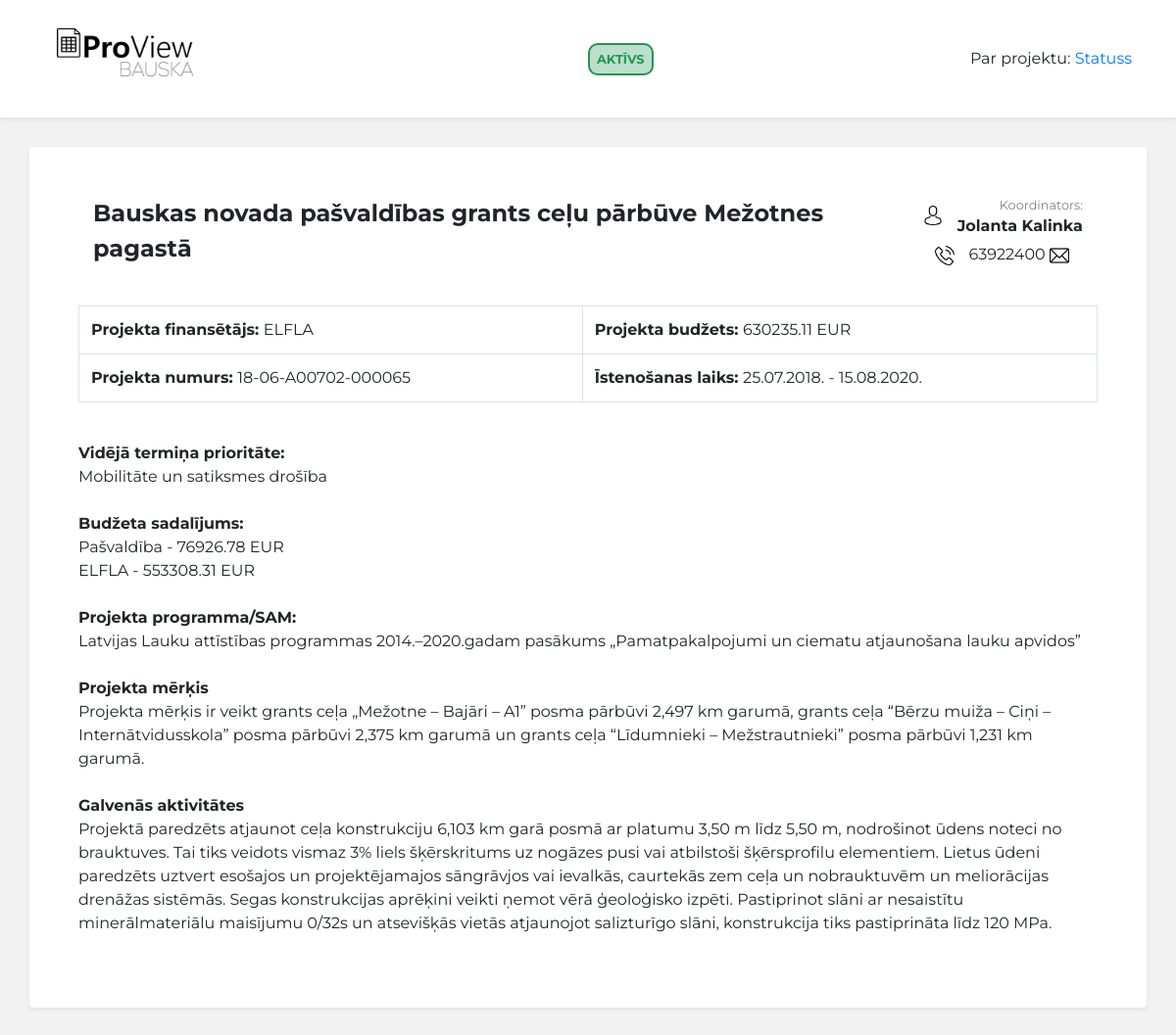
/individualAbout.php?id=1, run on the app's committed database.
### tables this page shows
CREATE TABLE IF NOT EXISTS `projekti` (
  `ID` int(11) NOT NULL AUTO_INCREMENT,
  `Name` text NOT NULL,
  `Financer` text NOT NULL,
  `Status` text NOT NULL,
  `Category` text,
  `Number` text,
  `SAM` text,
  `Budget` bigint(11) DEFAULT NULL,
  `Purpose` text,
  `Activities` text,
  `StartDate` date DEFAULT NULL,
  `FinishDate` date DEFAULT NULL,
  `CoordinatorName` text,
  `CoordinatorContacts` text,
  `CoordinatorEmail` text,
  `BudgetSpent` bigint(11) DEFAULT '0',
  `Entry` datetime NOT NULL DEFAULT CURRENT_TIMESTAMP,
  PRIMARY KEY (`ID`),
  KEY `ID` (`ID`)
);

### functions/function.php (called while the page is built, shortened)
<?php
  require_once "connect.php";
  function getProjects($id) {
    global $mysqli;
    if($id){
      $query = "SELECT * FROM projekti WHERE ID = ".$id;
    } else {
      $query = "SELECT * FROM projekti";
    }
    $result = mysqli_query($mysqli, $query);
    if(!$id){
      return resultToArray($result);
    }else{
      return mysqli_fetch_assoc($result);
    };
  };
  function intToMoney($amount){
    $money = floatval($amount) / 100;
    return $money;
  }
  function financervalues($id){
    global $mysqli;
    $query = "SELECT * FROM finansetajs WHERE project_id = $id";
    $result = mysqli_query($mysqli, $query);
    $financierArray = mysqli_fetch_all($result,MYSQLI_ASSOC);
    $financierArray =  array_slice($financierArray[0],2);
    return $financierArray;
  }
 ?>

### individualAbout.php (the view, shortened to what this page needs)
<!DOCTYPE html>
<html lang="lv" dir="ltr">
	<head>
		<link rel="stylesheet" href="https://stackpath.bootstrapcdn.com/bootstrap/4.3.1/css/bootstrap.min.css">
		<link href="css/buttons.css" rel="stylesheet">
		<link rel="stylesheet" href="style.css">
		<?php
			require_once "functions/function.php";
			$projects = getProjects($_GET['id']);
			$financers = financervalues($_GET['id']);
			require_once "blocks/head.php";
		?>
		<?php
			$Municipality = intToMoney($financers["Municipality"]);
			$ELFLA = intToMoney($financers["ELFLA"]);
		?>
	</head>
	<body>
		<header class="shadow-sm">
			<div class="container">
				<div class="row">
					<div class="col">
						<a class="header-logo" href="/">
							<img src="/ProView Bauska Logo - Final.png" class="header-logo" alt="Logo">
						</a>
					</div>
					<div class="col">
						<div class="header-center">
							<?php
								switch ($projects["Status"]) {
									case 'Aktīvs':
										$background = "rgb(33, 150, 83, 0.3)";
										$border = "#219653";
										$color = "#219653";
										break;
								}
								echo "<span class='status-text' style='background:" . $background . "; border: 2px solid " . $border . "; color: " . $color . "'>".$projects["Status"]."</span>";
							?>
						</div>
					</div>
					<div class="col">
						<div class="header-right" onclick="window.location='/admin.php'">
							<a class='selected'>Par projektu: </a>
							<?php
								echo "<a href='status.php?id=".$projects["ID"]."'>Statuss</a>";
							?>
						</div>
					</div>
				</div>
		</header>
		<div class="container">
			<div class="row">
				<div class="col-md-12 shadow-sm p-3 mb-5 bg-white rounded individual-main-container">
					<div class="container">
						<div class="row">
							<div class="col-md-9">
								<div class="title-style"><?php echo $projects["Name"]; ?></div>
							</div>
							<div class="col-md-3 text-right">
								<div>
									<img src="Design/Icons/avatar.png" class="img-style avatar-icon individual-icon" alt="Avatar icon">
									<span class="coordination-text">
										<p class="coordination-name">Koordinators:</p>
										<b><?php echo $projects["CoordinatorName"]; ?></b> <br>
									</span>
								</div>
								<img src="Design/Icons/phone-call.png" class="img-style individual-icon" alt="Phone icon">
								<p class="coordination-tel"><?php echo $projects["CoordinatorContacts"]; ?></p>
								<img src="Design/Icons/email.png" class="img-style individual-icon" alt="Email icon">
							</div>
						</div>
					</div>
					<br>
					<table class="table table-bordered">
						<tr>
							<td>
								<b>Projekta finansētājs: </b>
								<?php echo $projects["Financer"]; ?>
							</td>
							<td>
								<b>Projekta budžets: </b>
								<?php echo intToMoney($projects["Budget"]); ?> EUR
							</td>
						</tr>
						<tr>
							<td>
								<b>Projekta numurs: </b>
								<?php echo $projects["Number"]; ?>
							</td>
							<td>
								<b>Īstenošanas laiks: </b>
								<?php echo date("d.m.Y.", strtotime($projects["StartDate"])), " - ", date("d.m.Y.", strtotime($projects["FinishDate"])); ?>
							</td>
						</tr>
					</table>
					<br>
					<div>
						<b>Vidējā termiņa prioritāte: </b> <br>
						<?php echo $projects["Category"]; ?>
					</div>
					<br>
					<div>
						<b>Budžeta sadalījums: </b> <br>
						<?php echo $Municipality > 0 ? "Pašvaldība - ".$Municipality." EUR<br>" : "" ?>
						<?php echo $ELFLA > 0 ? "ELFLA - ".$ELFLA." EUR<br>" : "" ?>
					</div>
					<br>
					<div>
						<b>Projekta programma/SAM: </b> <br>
						<?php echo $projects["SAM"]; ?>
					</div>
					<br>
					<div>
						<b>Projekta mērķis</b> <br>
						<?php echo $projects["Purpose"]; ?>
					</div>
					<br>
					<div>
						<b>Galvenās aktivitātes</b> <br>
						<?php echo $projects["Activities"]; ?>
					</div>
					<br>
				</div>
			</div>
		</div>
	</body>
</html>

### style.css (style rules this page uses)
html, body { margin: 0; background: #F2F2F2; font-family: 'Montserrat', sans-serif; }
td { cursor: pointer; }
.status-text { border-radius: 10px; font-size: 0.8rem; font-weight: bold; padding: 7px; text-transform: uppercase; }
.title-style { font-weight: bold; font-size: 1.5rem; vertical-align: middle; }
.img-style { width: 1.5rem; height: 1.5rem; }
header { background: white; height: 120px; margin-bottom: 30px; }
header .container { height: inherit; }
header .container .row { height: inherit; }
header .col { height: inherit; position: relative; }
header .col div { position: absolute; top: 50%; transform: translate(0%, -50%); }
.header-right { right: 15px; }
.header-center { left: 50%; transform: translate(-50%, -50%); }
.header-logo { height: inherit; }
.individual-main-container { padding: 50px!important; }
.coordination-text { display: inline-block; }
.coordination-name { color: #828282; font-size: 0.8rem; margin: 0; }
.coordination-tel { display: inline-block; margin-top: 5px; }
.avatar-icon { vertical-align: super; }
.individual-icon { margin-right: 10px; height: 20px; width: 20px; }

### css/style.css (style rules this page uses)
body { margin: 0px; }

### data on the page
projekti: Status "AKTĪVS", Name "Bauskas novada pašvaldības grants ceļu pārbūve Mežotnes pagastā", CoordinatorName "Jolanta Kalinka", CoordinatorContacts "63922400", Financer "ELFLA", Budget "630235.11", Number "18-06-A00702-000065", StartDate "25.07.2018.", FinishDate "15.08.2020.", Category "Mobilitāte un satiksmes drošība", SAM "Latvijas Lauku attīstības programmas 2014.–2020.gadam pasākums „Pamatpakalpojumi un ciematu atjaunošana lauku apvidos”", Purpose "Projekta mērķis ir veikt grants ceļa „Mežotne – Bajāri – A1” posma pārbūvi 2,497 km garumā, grants ceļa “Bērzu muiža – Ciņi – Internātvidusskola” posma pārbūvi 2,375 km garumā un grants ceļa “Līdumnieki – Mežstrautnieki” posma pārbūvi 1,231 km garumā.", Activities "Projektā paredzēts atjaunot ceļa konstrukciju 6,103 km garā posmā ar platumu 3,50 m līdz 5,50 m, nodrošinot ūdens noteci no brauktuves. Tai tiks veidots vismaz 3% liels šķērskritums uz nogāzes pusi vai atbilstoši šķērsprofilu elementiem. Lietus ūdeni paredzēts uztvert esošajos un projektējamajos sāngrāvjos vai ievalkās, caurtekās zem ceļa un nobrauktuvēm un meliorācijas drenāžas sistēmās. Segas konstrukcijas aprēķini veikti ņemot vērā ģeoloģisko izpēti. Pastiprinot slāni ar nesaistītu minerālmateriālu maisījumu 0/32s un atsevišķās vietās atjaunojot salizturīgo slāni, konstrukcija tiks pastiprināta līdz 120 MPa."

### other printed values
$Municipality "76926.78"
$ELFLA "553308.31"
